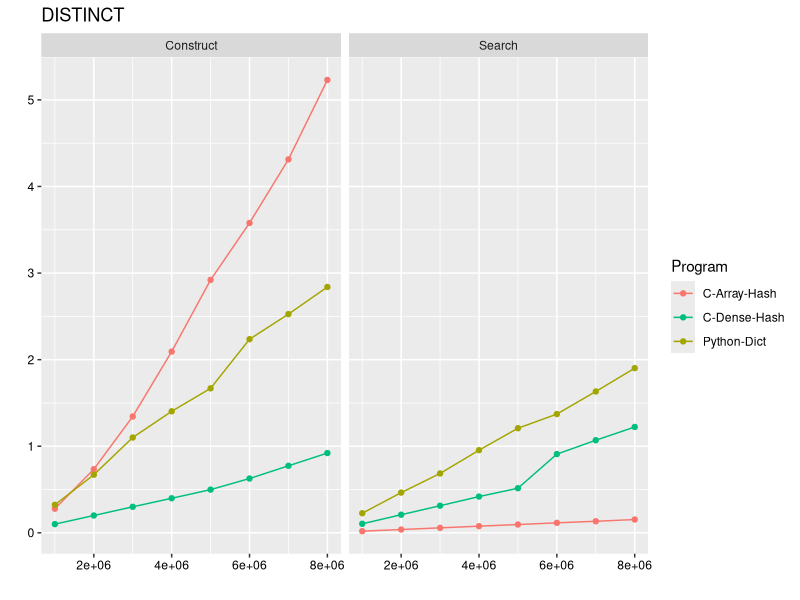
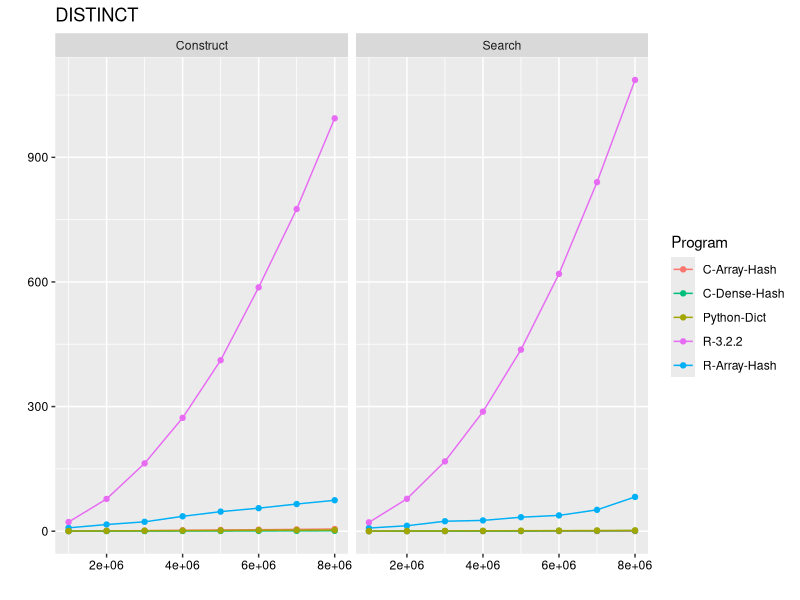

Generate these figures, in order, with R:
library(ggplot2)
library(tidyr)
library(dplyr)

d <- read.csv('BENCHMARK_2.results.csv',header=FALSE,sep='\t',stringsAsFactors=FALSE)
names(d) <- c('Program','file','tokens','construct','search')
d <- d %>% 
    group_by(Program,file) %>% 
    summarise(Construct = min(construct), Search=min(search)) %>%
    extract(file,c('filetype','filelines'),'(\\w+).(\\d)mil') %>%
    mutate(lines=as.integer(filelines)*10^6) %>%
    gather(time_type,time,Construct,Search) %>%
    select(-filelines)
d$Program <- sub('.*(R-3.2.2).*','\\1',d$Program)
d$Program <- sub('.*(R-Array-Hash).*','\\1',d$Program)
d$Program <- sub('^C$','C-Array-Hash',d$Program)
d$Program <- sub('^python$','Python-Dict',d$Program)

prog_color <- scales::hue_pal()(5)
names(prog_color) <- c('C-Array-Hash','Python-Dict','C-Dense-Hash','R-Array-Hash','R-3.2.2')

prog_sub <- c('C-Array-Hash','Python-Dict','C-Dense-Hash')
py_c_dist <- 
  ggplot(
    d %>% filter(filetype=='DISTINCT',Program %in% prog_sub),
    aes(x=lines,y=time)
  ) +
	geom_line(aes(colour=Program)) +
	geom_point(aes(colour=Program)) + 
	labs(x='',y='',title='DISTINCT') +
	theme(
	    axis.text = element_text(colour = "black")
	) +
  scale_color_manual(values=prog_color) +
  facet_grid (. ~ time_type)

png(filename='C_Python_Distinct.png',width=600,height=300)
print(py_c_dist)
dev.off()

all_dist <- 
  ggplot(
    d %>% filter(filetype=='DISTINCT'),
    aes(x=lines,y=time)
  ) +
	geom_line(aes(colour=Program)) +
	geom_point(aes(colour=Program)) + 
	labs(x='',y='',title='DISTINCT') +
	theme(
	    axis.text = element_text(colour = "black")
	) +
  scale_color_manual(values=prog_color) +
  facet_grid (. ~ time_type)

png(filename='All_Distinct.png',width=600,height=300)
print(all_dist)
dev.off()
